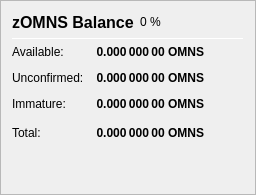
                   <widget class="QFrame" name="frame_ZerocoinBalances">
                    <property name="frameShape">
                     <enum>QFrame::StyledPanel</enum>
                    </property>
                    <property name="frameShadow">
                     <enum>QFrame::Raised</enum>
                    </property>
                    <layout class="QVBoxLayout" name="verticalLayout_7">
                     <item>
                      <layout class="QHBoxLayout" name="horizontalLayout_8" stretch="0,0,0">
                       <item>
                        <widget class="QLabel" name="label_5z_3">
                         <property name="minimumSize">
                          <size>
                           <width>0</width>
                           <height>20</height>
                          </size>
                         </property>
                         <property name="font">
                          <font>
                           <pointsize>12</pointsize>
                           <weight>75</weight>
                           <bold>true</bold>
                          </font>
                         </property>
                         <property name="text">
                          <string>zOMNS Balance</string>
                         </property>
                        </widget>
                       </item>
                       <item>
                        <widget class="QLabel" name="labelzOMNSPercent">
                         <property name="text">
                          <string notr="true">0 %</string>
                         </property>
                        </widget>
                       </item>
                       <item>
                        <spacer name="horizontalSpacer_11">
                         <property name="orientation">
                          <enum>Qt::Horizontal</enum>
                         </property>
                         <property name="sizeHint" stdset="0">
                          <size>
                           <width>40</width>
                           <height>20</height>
                          </size>
                         </property>
                        </spacer>
                       </item>
                      </layout>
                     </item>
                     <item>
                      <widget class="Line" name="line_ZerocoinBalance">
                       <property name="minimumSize">
                        <size>
                         <width>0</width>
                         <height>1</height>
                        </size>
                       </property>
                       <property name="maximumSize">
                        <size>
                         <width>16777215</width>
                         <height>1</height>
                        </size>
                       </property>
                       <property name="orientation">
                        <enum>Qt::Horizontal</enum>
                       </property>
                      </widget>
                     </item>
                     <item>
                      <layout class="QGridLayout" name="gridLayout_5">
                       <property name="spacing">
                        <number>12</number>
                       </property>
                       <item row="1" column="0">
                        <widget class="QLabel" name="labelzBalanceMatureText">
                         <property name="toolTip">
                          <string>Mature: more than 20 confirmation and more than 1 mint of the same denomination after it was minted.
These zOMNS are spendable.</string>
                         </property>
                         <property name="text">
                          <string>Available:</string>
                         </property>
                        </widget>
                       </item>
                       <item row="1" column="1">
                        <widget class="QLabel" name="labelzBalanceMature">
                         <property name="font">
                          <font>
                           <weight>75</weight>
                           <bold>true</bold>
                          </font>
                         </property>
                         <property name="toolTip">
                          <string>Mature: more than 20 confirmation and more than 1 mint of the same denomination after it was minted.
These zOMNS are spendable.</string>
                         </property>
                         <property name="text">
                          <string notr="true">0.000 000 00 OMNS</string>
                         </property>
                         <property name="alignment">
                          <set>Qt::AlignRight|Qt::AlignTrailing|Qt::AlignVCenter</set>
                         </property>
                        </widget>
                       </item>
                       <item row="2" column="0">
                        <widget class="QLabel" name="labelzBalanceUnconfirmedText">
                         <property name="toolTip">
                          <string>Unconfirmed: less than 20 confirmations
Immature: confirmed, but less than 1 mint of the same denomination after it was minted</string>
                         </property>
                         <property name="text">
                          <string>Unconfirmed:</string>
                         </property>
                        </widget>
                       </item>
                       <item row="2" column="1">
                        <widget class="QLabel" name="labelzBalanceUnconfirmed">
                         <property name="font">
                          <font>
                           <weight>75</weight>
                           <bold>true</bold>
                          </font>
                         </property>
                         <property name="toolTip">
                          <string>Unconfirmed: less than 20 confirmations
Immature: confirmed, but less than 1 mint of the same denomination after it was minted</string>
                         </property>
                         <property name="text">
                          <string notr="true">0.000 000 00 OMNS</string>
                         </property>
                         <property name="alignment">
                          <set>Qt::AlignRight|Qt::AlignTrailing|Qt::AlignVCenter</set>
                         </property>
                        </widget>
                       </item>
                       <item row="3" column="0">
                        <widget class="QLabel" name="labelzBalanceImmatureText">
                         <property name="toolTip">
                          <string>Unconfirmed: less than 20 confirmations
Immature: confirmed, but less than 1 mint of the same denomination after it was minted</string>
                         </property>
                         <property name="text">
                          <string>Immature:</string>
                         </property>
                        </widget>
                       </item>
                       <item row="3" column="1">
                        <widget class="QLabel" name="labelzBalanceImmature">
                         <property name="font">
                          <font>
                           <weight>75</weight>
                           <bold>true</bold>
                          </font>
                         </property>
                         <property name="toolTip">
                          <string>Unconfirmed: less than 20 confirmations
Immature: confirmed, but less than 1 mint of the same denomination after it was minted</string>
                         </property>
                         <property name="text">
                          <string notr="true">0.000 000 00 OMNS</string>
                         </property>
                         <property name="alignment">
                          <set>Qt::AlignRight|Qt::AlignTrailing|Qt::AlignVCenter</set>
                         </property>
                        </widget>
                       </item>
                       <item row="4" column="0">
                        <widget class="QLabel" name="labelzBalanceText">
                         <property name="toolTip">
                          <string>Your current zOMNS balance, unconfirmed and immature zOMNS included.</string>
                         </property>
                         <property name="text">
                          <string>Total:</string>
                         </property>
                        </widget>
                       </item>
                       <item row="4" column="1">
                        <widget class="QLabel" name="labelzBalance">
                         <property name="font">
                          <font>
                           <weight>75</weight>
                           <bold>true</bold>
                          </font>
                         </property>
                         <property name="cursor">
                          <cursorShape>IBeamCursor</cursorShape>
                         </property>
                         <property name="toolTip">
                          <string>Your current zOMNS balance, unconfirmed and immature zOMNS included.</string>
                         </property>
                         <property name="text">
                          <string notr="true">0.000 000 00 OMNS</string>
                         </property>
                         <property name="alignment">
                          <set>Qt::AlignRight|Qt::AlignTrailing|Qt::AlignVCenter</set>
                         </property>
                         <property name="textInteractionFlags">
                          <set>Qt::LinksAccessibleByMouse|Qt::TextSelectableByKeyboard|Qt::TextSelectableByMouse</set>
                         </property>
                        </widget>
                       </item>
                       <item row="4" column="2">
                        <spacer name="horizontalSpacer_4">
                         <property name="orientation">
                          <enum>Qt::Horizontal</enum>
                         </property>
                         <property name="sizeHint" stdset="0">
                          <size>
                           <width>40</width>
                           <height>20</height>
                          </size>
                         </property>
                        </spacer>
                       </item>
                      </layout>
                     </item>
                     <item>
                      <spacer name="verticalSpacer_4">
                       <property name="orientation">
                        <enum>Qt::Vertical</enum>
                       </property>
                       <property name="sizeHint" stdset="0">
                        <size>
                         <width>20</width>
                         <height>40</height>
                        </size>
                       </property>
                      </spacer>
                     </item>
                    </layout>
                   </widget>
